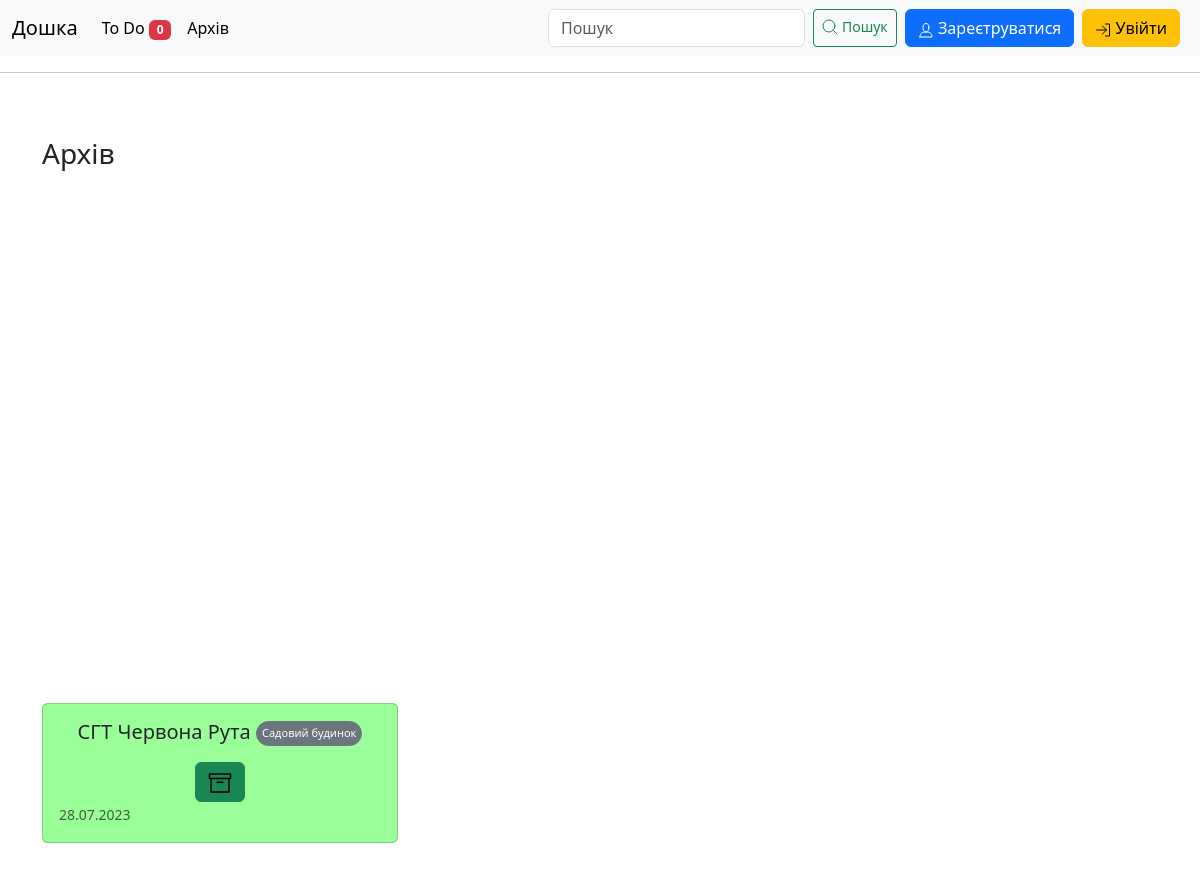
Page /archive on the committed database.
### bord/models.py (models this page shows, shortened)
class Subject(models.Model):
    class TypeOfSubject(models.TextChoices):
        BUILDING = 'BU', _('Багатоповерхівка')
        COMMERCE = 'CO', _('Будівля')
        GARAGE = 'GA', _('Гараж')
        HOUSE = 'HO', _('Особняк')
        APARTMENT = 'AP', _('Квартира')
        KEV = 'KE', _('КЕВ')
        QUARTERS = 'QU', _('Нежитлове приміщення')
        UNFINISHED = 'UF', _('Незавершене')
        SUMMERHOUSE = 'SH', _('Садовий будинок')
    class Priority(models.TextChoices):
        HIGH = 'AA', _('Високий')
        NORMAL = 'BB', _('Звичайний')
        LOW = 'CC', _('Низький')
    name = models.CharField(max_length=200)
    type = models.CharField(max_length=2, choices=TypeOfSubject.choices, default=TypeOfSubject.HOUSE)
    priority = models.CharField(max_length=3, choices=Priority.choices, default=Priority.HIGH)
    archived = models.BooleanField(default=False)
    address = models.CharField(max_length=200, blank=True)
    client_name = models.CharField(max_length=200, blank=True)
    client_number = models.CharField(max_length=200, blank=True)
    invent_number = models.CharField(max_length=10, blank=True)
    measured = models.BooleanField(default=False)
    drawn = models.BooleanField(default=False)
    calculated = models.BooleanField(default=False)
    typed = models.BooleanField(default=False)
    numbered = models.BooleanField(default=False)
    done = models.BooleanField(default=False)
    date_added = models.DateTimeField(auto_now_add=True)
    def __str__(self):
        return self.name
    def get_priority(self):
        if self.priority == 'AA':
            return '#ffb3b3'
        if self.priority == 'BB':
            return '#fffa75'
        if self.priority == 'CC':
            return '#9bff99'

### bord/views.py (the view)
# urls.py: path('archive', views.archive, name='archive'),
def archive(request):
    subjects = Subject.objects.order_by('-date_added')
    context = {'subjects': subjects}
    return render(request, 'bord/archive.html', context)

### bord/templatetags/todo_templatetags.py (called while the page is built)
@register.filter
def unfinished_tasks_count(user):
    if user.is_authenticated:
        return Task.objects.filter(user=user, done=False).count()
    return 0

### bord/templates/bord/archive.html (shortened to what this page needs)
{% extends "bord/base.html" %}
{% block content %}
    <h3>Архів</h3>
    <div class="row" data-masonry="{&quot;percentPosition&quot;: true }" style="position: relative; height: 1066.4px;">
        {% for subject in subjects %}
            {% if subject.archived %}
            <div class="col-sm-6 col-lg-4 mb-4" style="position: absolute; left: 0%; top: 524.2px;">
              <div class="card" style="background-color: {{ subject.get_priority }};">
                <div class="card-body">
                      <div class="dropdown">
                          <h5 class="card-title text-center mb-0">
                              <a href="{% url 'bord:subject' subject.id %}">{{ subject }}</a>
                          <button class="btn btn-secondary rounded-pill" style="font-size: 11px; padding: 3px 5px; border-radius: 2px;" type="button" data-bs-toggle="dropdown" aria-expanded="false">
                            {{ subject.get_type_display }}
                          </button>
                        </div>
                    <div class="text-center" >
                         <a class="btn btn-success" href="{% url 'bord:add_to_archive' subject.id %}"><svg class="bi" width="24" height="24"><use xlink:href="#i-archive"></use></svg></a>
                    </div>
                  <span class="card-text"><small class="text-muted">{{ subject.date_added|date:'d.m.Y' }}</small></span>
                </div>
              </div>
            </div>
          {% endif %}
        {% empty %}
            <p>Нема роботи</p>
        {% endfor %}
    </div>
{% endblock content %}

### bord/templates/bord/base.html (style rules this page uses)
html, body, header, .carousel { height: 60vh; }
a { color: inherit; text-decoration: none; }

### rows in the picture
Subject: name "СГТ Червона Рута", type "Садовий будинок", date_added "28.07.2023"

### other values in the picture
{{ request.user|unfinished_tasks_count }} "0"
